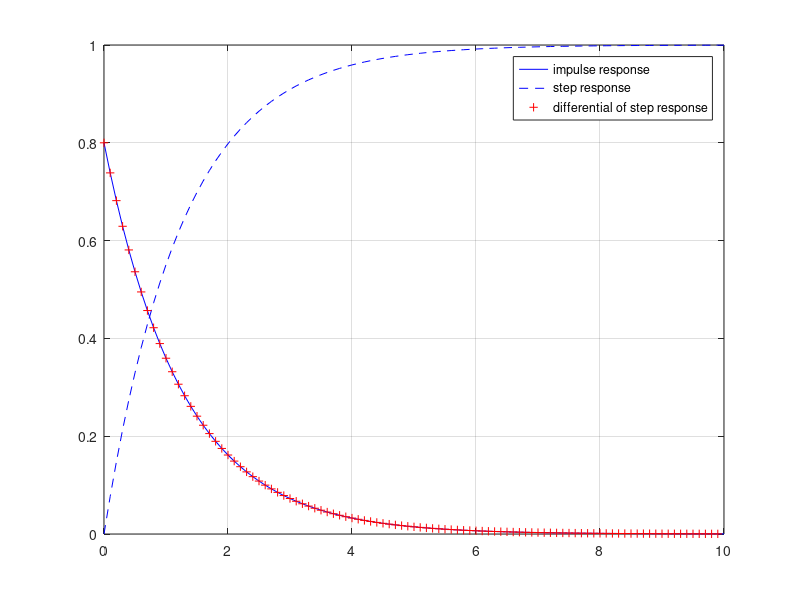
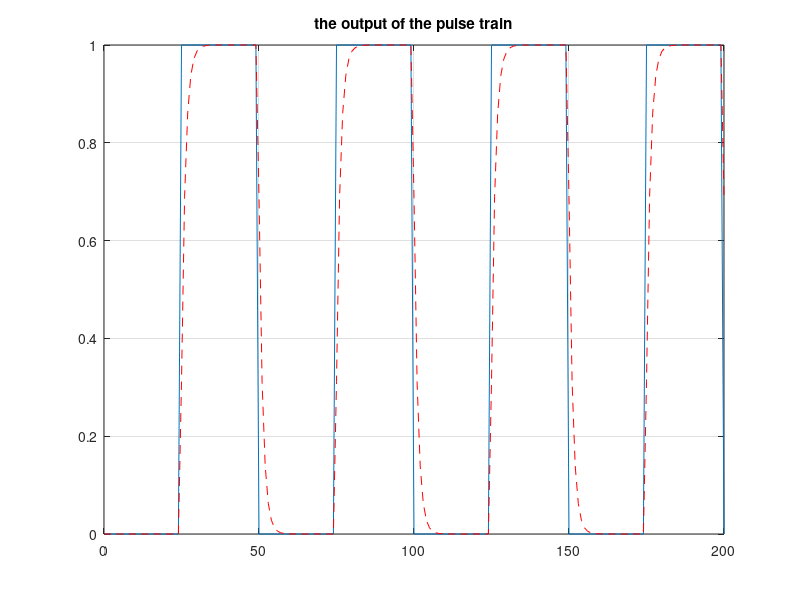

The MATLAB source for these figures, in order:


%% ex.2.2 system response method
% (1/k) (dy/dt) + y = u
%state space model
% x = y, --> (dx)/(dt) = -kx + u , y = kx + u
% parameters
clear all
clf
K=0.8;
A= -K;B=1;C=K;D=0;

% sate- space model 
sys1 =ss(A,B,C,D);

% transfer function model
num = [K]; den=[K 1];

sy2= tf(num,den);

% ss to tf
[b,a]=ss2tf(A,B,C,D) 

% tf to ss
[A,B,C,D] = tf2ss(b,a)

% impulse response
%t = linspace(0,10,10);
t=0:0.1:10;
g = impulse(sys1,t);

plot(t,g,'b')   %plot
hold on
grid on
%axis([-1 11 -1 1.2])
%%  step response
y=step(sys1,t) ;
plot( t,y,'b--')  % plot

% estimate impulse rsponse using step input
initial =0;
yd = diff(y);
yd_scale =g(1)/yd(1)*yd + initial;
plot(t(1:100),yd_scale,'r+')  %plot
%axis([0 10 0 1])
legend('impulse response ','step response','differential of step response')
%% rising time = (1/e)*steady state value 

%t = 0 : 0.01 :200;         
%u=pulstran(t,d,@rectpuls,30)';
[u,t]=gensig('square',50,200,1);
figure(2)
plot(t,u); hold on
title('pulse train with the period = 50, sampling time = 0.1')
%axis([0 0.001 0 1.5])

%figure(3)
ylsim=lsim(sys1,u,t);
plot(t,ylsim,'r--'); grid on
title('the output of the pulse train')

